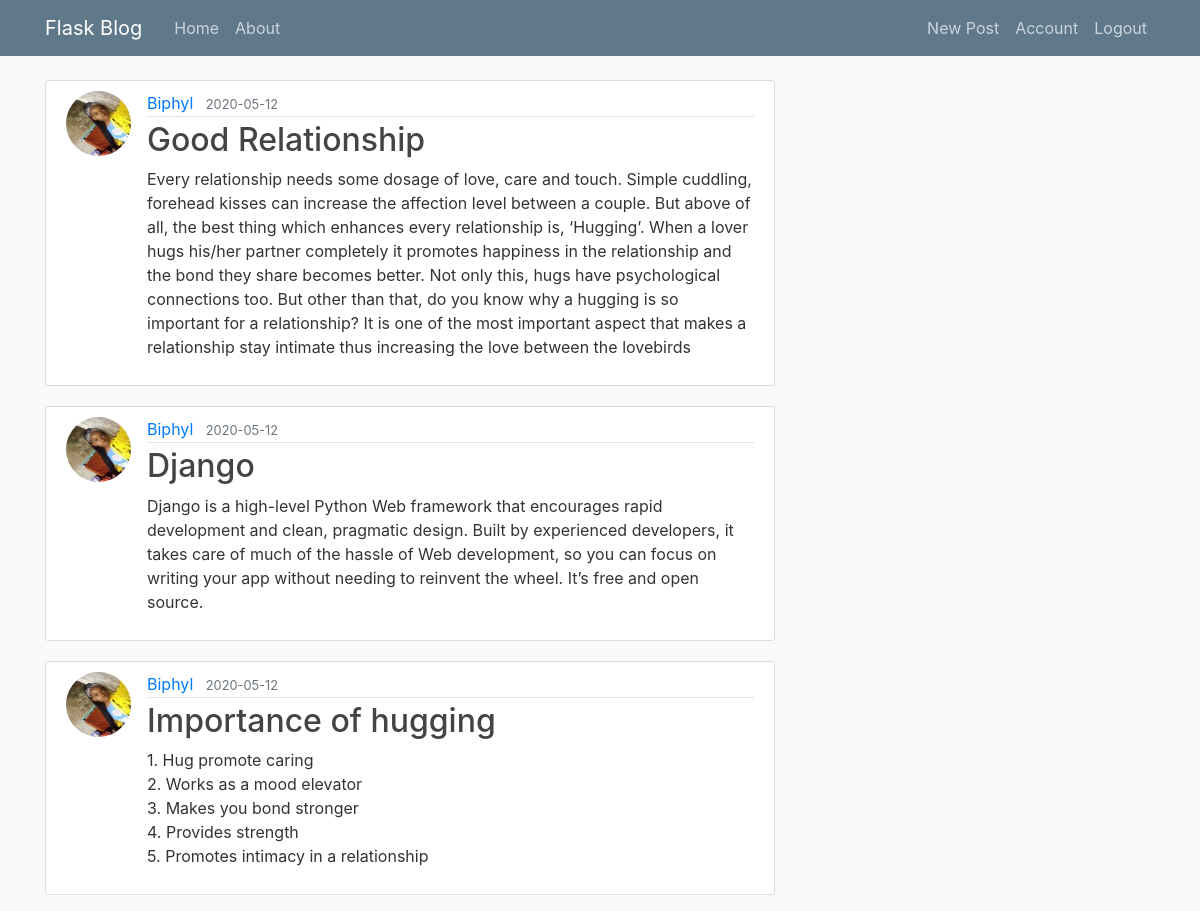
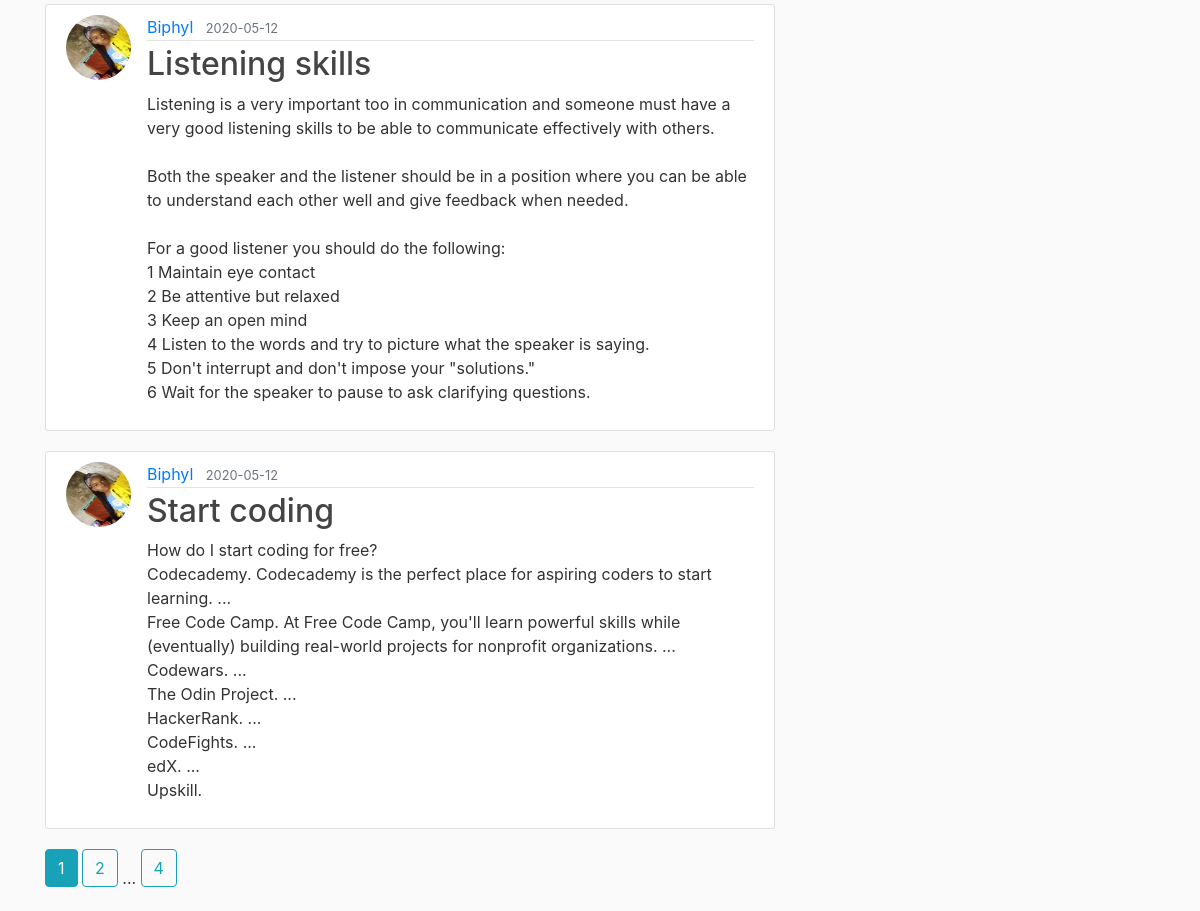
Screenshot of /home (signed in) with the database file from the repository (2 pictures, top to bottom).
### blog/models.py (models this page shows, shortened)
class Post(db.Model):
    id = db.Column(db.Integer, primary_key=True)
    title = db.Column(db.String(100), nullable=False)
    date_posted = db.Column(db.DateTime, nullable=False, default=datetime.utcnow)
    content = db.Column(db.Text, nullable=False)
    user_id = db.Column(db.Integer, db.ForeignKey('user.id'), nullable=False)

class User(db.Model, UserMixin):
    id = db.Column(db.Integer, primary_key=True)
    username = db.Column(db.String(20), unique=True, nullable=False)
    email = db.Column(db.String(120), unique=True, nullable=False)
    image_file = db.Column(db.String(20), nullable=False, default='default.jpg')
    password = db.Column(db.String(60), nullable=False)
    posts = db.relationship('Post', backref='author', lazy=True)

### blog/routes.py (the view)
@app.route("/")
@app.route("/home")
def home():
    page = request.args.get('page', 1, type=int)
    posts = Post.query.order_by(Post.date_posted.desc()).paginate(page=page, per_page=5)
    return render_template('home.html', posts=posts)

### blog/models.py (called while the page is built)
@login_manager.user_loader
def load_user(user_id):
    return User.query.get(int(user_id))

### blog/templates/home.html
{% extends "base.html" %}
{% block content %}
    {% for post in posts.items %}
        <article class="media content-section">
            <img class="rounded-circle article-img" src="{{ url_for('static', filename='profile_pics/' + post.author.image_file) }}">
            <div class="media-body">
                <div class="article-metadata">
                    <a class="mr-2" href="{{ url_for('user_posts', username=post.author.username) }}">{{ post.author.username }}</a>
                    <small class="text-muted">{{ post.date_posted.strftime('%Y-%m-%d') }}</small>
                </div>
                <h2><a class="article-title" href="{{ url_for('post', post_id=post.id) }}">{{ post.title }}</a></h2>
                <p class="article-content">{{ post.content }}</p>
            </div>
        </article>
    {% endfor %}
    {% for page_num in posts.iter_pages(left_edge=1, right_edge=1, left_current=1, right_current=2) %}
        {% if page_num %}
            {% if posts.page == page_num %}
                 <a class="btn btn-info mb-4" href="{{ url_for('home', page=page_num) }}">{{ page_num }}</a>
            {% else %}
                <a class="btn btn-outline-info mb-4" href="{{ url_for('home', page=page_num) }}">{{ page_num }}</a>
            {% endif %}
        {% else %}
            ...
        {% endif %}
    {% endfor %}
{% endblock content %}

### blog/static/main.css (style rules this page uses)
body { background: #fafafa; color: #333333; margin-top: 5rem; }
h1, h2, h3, h4, h5, h6 { color: #444444; }
.content-section { background: #ffffff; padding: 10px 20px; border: 1px solid #dddddd; border-radius: 3px; margin-bottom: 20px; }
.article-title { color: #444444; }
.article-content { white-space: pre-line; }
.article-img { height: 65px; width: 65px; margin-right: 16px; }
.article-metadata { padding-bottom: 1px; margin-bottom: 4px; border-bottom: 1px solid #e3e3e3 }

### rows the page displays
Post: image_file (picture), author.username "Biphyl", date_posted "2020-05-12", title "Good Relationship", content "Every relationship needs some dosage of love, care and touch. Simple cuddling, forehead kisses can increase the affection level between a couple. But above of all, the best thing which enhances every relationship is, ‘Hugging’. When a lover hugs his/her partner completely it promotes happiness in the relationship and the bond they share becomes better. Not only this, hugs have psychological connections too. But other than that, do you know why a hugging is so important for a relationship? It is one of the most important aspect that makes a relationship stay intimate thus increasing the love between the lovebirds"
Post: image_file (picture), author.username "Biphyl", date_posted "2020-05-12", title "Django", content "Django is a high-level Python Web framework that encourages rapid development and clean, pragmatic design. Built by experienced developers, it takes care of much of the hassle of Web development, so you can focus on writing your app without needing to reinvent the wheel. It’s free and open source."
Post: image_file (picture), author.username "Biphyl", date_posted "2020-05-12", title "Importance of hugging", content "1. Hug promote caring 2. Works as a mood elevator 3. Makes you bond stronger 4. Provides strength 5. Promotes intimacy in a relationship"
Post: image_file (picture), author.username "Biphyl", date_posted "2020-05-12", title "Listening skills", content "Listening is a very important too in communication and someone must have a very good listening skills to be able to communicate effectively with others. Both the speaker and the listener should be in a position where you can be able to understand each other well and give feedback when needed. For a good listener you should do the following: 1 Maintain eye contact 2 Be attentive but relaxed 3 Keep an open mind 4 Listen to the words and try to picture what the speaker is saying. 5 Don't interrupt and don't impose your \"solutions.\" 6 Wait for the speaker to pause to ask clarifying questions."
Post: image_file (picture), author.username "Biphyl", date_posted "2020-05-12", title "Start coding", content "How do I start coding for free? Codecademy. Codecademy is the perfect place for aspiring coders to start learning. ... Free Code Camp. At Free Code Camp, you'll learn powerful skills while (eventually) building real-world projects for nonprofit organizations. ... Codewars. ... The Odin Project. ... HackerRank. ... CodeFights. ... edX. ... Upskill."

### other values shown
{{ page_num }} "1"
{{ page_num }} "2" "4"
